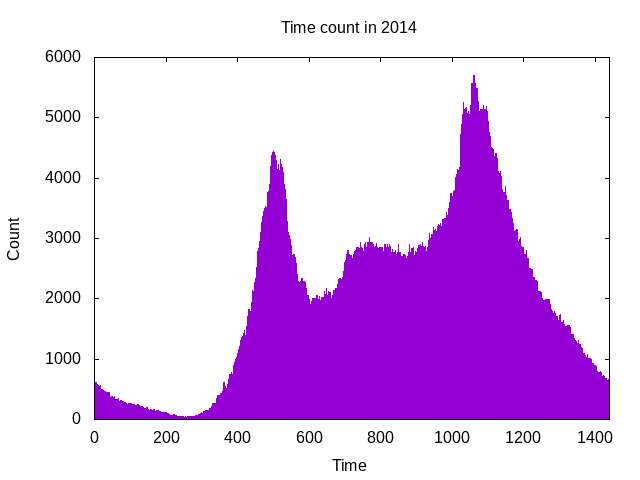

gnuplot code for this plot:
set terminal pdf
set output "./timedata/timedata-2014.png"
set style data histogram
set style histogram clustered gap 0.05
set style fill solid 0.9 border
set title "Time count in 2014"
set xrange [0: 1440]
set xlabel "Time"
set ylabel "Count"
plot "./timedata/timedata-2014.dat" using 2 title ""